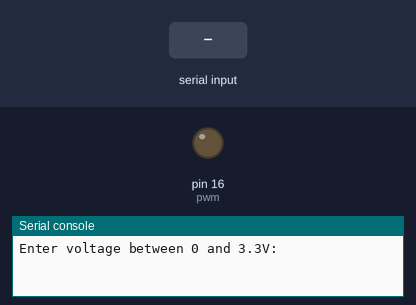
A program run on a simulated MicroPython board. Shown: output pins drawn as LEDs (lit = HIGH), the last lines printed to the serial console. Inputs (shaded band) come from the test bench.

Above: at 1.2 s.
1.3 s: "5" typed at the serial console, then Enter
At 2.5 s:
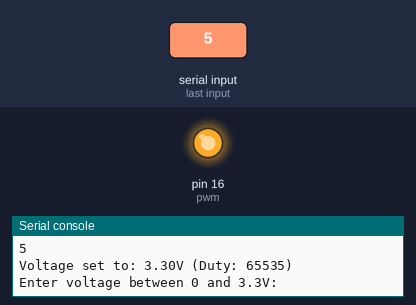
2.8 s: "1" typed at the serial console, then Enter
At 3.8 s:
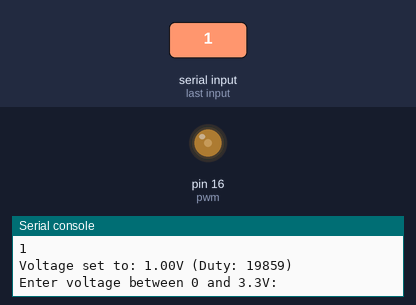
4.3 s: "90" typed at the serial console, then Enter
At 5.0 s:
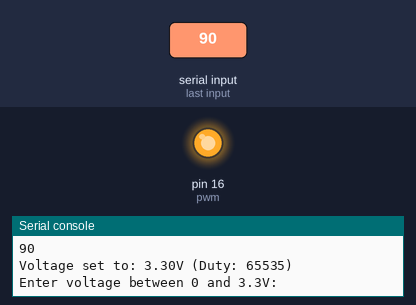
Timing chart, 0 to 7.3 s (numbered marks = the images above; inputs shaded):
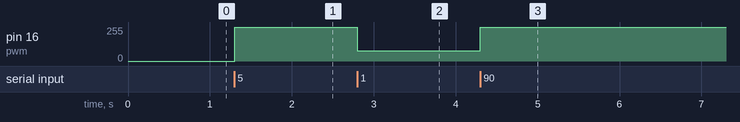

Measured:
- after the input at 1.3 s, pin 16 (pwm): 0/255 → 255/255 at once
- after the input at 2.8 s, pin 16 (pwm): 255/255 → 77/255 at once
- after the input at 4.3 s, pin 16 (pwm): 77/255 → 255/255 at once

The program:

miain.py
```python
from machine import Pin, PWM
import time

# Set up PWM on pin 16
pwm = PWM(Pin(16))
pwm.freq(1000)  # 1kHz PWM frequency

# Function to simulate analog output (0 to 3.3V)
def analog_out(voltage):
    max_voltage = 3.3
    if voltage < 0:
        voltage = 0
    elif voltage > max_voltage:
        voltage = max_voltage

    duty_u16 = int((voltage / max_voltage) * 65535)
    pwm.duty_u16(duty_u16)
    print(f"Voltage set to: {voltage:.2f}V (Duty: {duty_u16})")

# Main loop to get voltage input from user
while True:
    try:
        user_input = input("Enter voltage between 0 and 3.3V: ")
        voltage = float(user_input)
        analog_out(voltage)
    except ValueError:
        print("Invalid input! Please enter a number between 0 and 3.3.")
    time.sleep(0.1)
```
